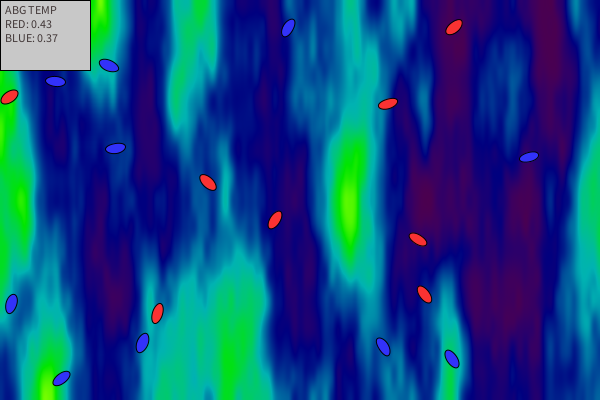
Frame 1 (no input)
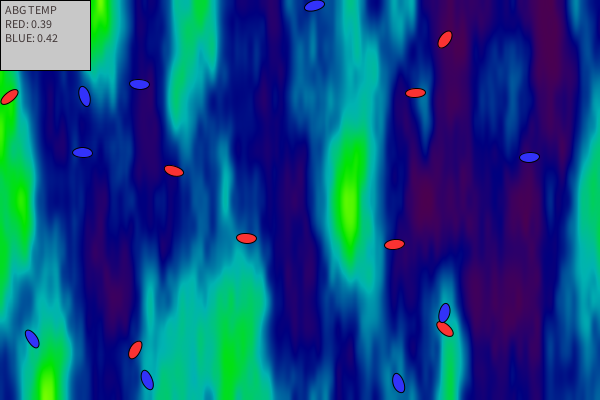
Frame 60 (the mouse pressed at the canvas centre just before this capture)
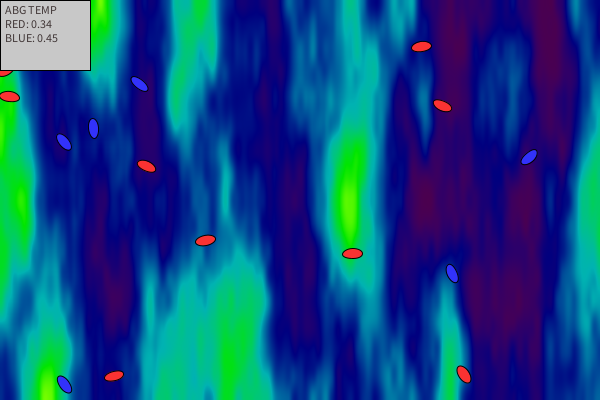
Frame 120 (the mouse held since frame 60 and released just before this capture)

The Processing sketch that drew these frames (run headless with seeded random() and noise(); from frame 60 on, the mouse is pressed at the canvas centre):

// Processing sketch: Feb05_quiz_ortho2_template
// ── Feb05_quiz_ortho2_template.pde
/* 
  Feb 5 Quiz
  
  Main Goal: 
  Create two populations of bots: 
    20 red bots that use orthokinesis and prefer warmer areas
    15 blue bots that use orthokinesis and prefer colder areas
  
  Advanced goal:
  Calculate and display in real-time:
   - the average temperature of the red bots and
   - the average temperature of the blue bots
  Display the values in the upper left corner of the screen
  in a way that makes the numbers easy to read.
  
  Advanced goal:
  Change the behavior so that the bots alternate between
  random wandering for 10 seconds, and then doing orthokinesis
  to hot or cold for 10 seconds.
  
*/

Temperature temperature;
PImage temperature_img;
ArrayList<Bot> bots;
float avgHigh, avgLow;
int dt;
boolean m;


void setup() {
  size(600,400);
  temperature = new Temperature(0, 0, .02, .005);
  temperature_img = temperature.getImage(0, 0, width, height);
  bots = new ArrayList<Bot>(20);
  for (int i = 0; i < 10; i++){
    bots.add(new Bot(0));
    bots.add(new Bot(1));
  }
  dt = 0;
  m = true;
}

void draw() {
  image(temperature_img, 0, 0); 
  avgHigh = avgLow = 0;
      if (dt-1000 > 0){
        dt-=1000;
        m = !m;
      }
      else {
        dt++;
      }
  for (Bot b : bots){
    b.display();
    b.update(m);
    wrap_edges(b);
    if (b.type == 1)
      avgHigh += temperature.getVal(b.x,b.y);
    else // b.type = 0
      avgLow += temperature.getVal(b.x,b.y);
  }
  avgHigh /= 10;
  avgLow /= 10;
  info();
}


void wrap_edges(Bot b) {
  if(b.x < -b.major) b.x = width + b.major;
  if(b.x > width + b.major) b.x = -b.major;
  if(b.y < -b.major) b.y = height + b.major;
  if(b.y > height + b.major) b.y = -b.major;
}

void info(){
  fill(200,200,200);
  rect(0, 0, 90, 70);
  String s = "ABG TEMP\n";
  fill(250,50,50);
  String r1 = "RED: ";
  String r2 = nf(avgHigh,1,2);
  String r3 = "\n";
  fill(50,50,250);
  String b1 = "BLUE: ";
  String b2 = nf(avgLow,1,2);
  fill(65,55,55);
  text(s+r1+r2+r3+b1+b2, 5, 5, 200, 60);
}

// ── Bot.pde
class Bot {
  float x, y;
  float speed, heading;
  float major, minor;
  color cfill;
  int type;

  Bot(int itype) {
    x = random(width);
    y = random(height);
    heading = random(TWO_PI);
    speed = 1.0;
    major = 20;
    minor = 10;
    cfill = itype == 1? color(50, 50, 250):color(250, 50, 50);
    type = itype;
  }

  void display() {
    pushMatrix();
    translate(x, y);
    rotate(heading);
    fill(cfill);
    ellipse(0, 0, major, minor);
    popMatrix();
  }

  void update(boolean mode) {
    heading += 0.1*randomGaussian();
      if (mode == true){
        if (type == 1){
            speed = temperature.getVal(x,y);
            speed = speed < temperature.tmin+0.15 ? 0.0:2*log(1+speed);
          //speed = temperature.getVal(x,y) < 0.2 ? 0.0:1.0;
        }
        else{  //type == 0
            speed = temperature.getVal(x,y);
            speed = speed > temperature.tmax-0.15 ? 0.0:2*log(1+speed);
          //speed = temperature.getVal(x,y) > 0.6 ? 0.0:1.0;
        }
      }
      else {
        speed = 2*noise(dt);
      }
    x += speed * cos(heading);
    y += speed * sin(heading);
  }
}


// ── Temperature.pde
class Temperature {
  // 2D Perlin noise
  float xoff, yoff;
  float xscale, yscale;
  float tmin, tmax;

  Temperature(float _xoff, float _yoff, float _xscale, float _yscale) {
    xoff = _xoff;
    yoff = _yoff;
    xscale = _xscale;
    yscale = _yscale;
    tmin = 1.0;
    tmax = 0.0;
  }

  float getVal(float _x, float _y) {
    return noise(xoff + xscale * _x, yoff + yscale * _y);
  }

  PImage getImage(int _left, int _upper, int _width, int _height) {
    pushStyle();
    colorMode(HSB, 360, 1, 1);
    PImage img = createImage(width, height, RGB);
    for (int i = 0; i < width; i++) {
      for (int j = 0; j < height; j++) {
        float data = getVal(_left + i, _upper + j);
        if (data < tmin) tmin = data;
        if (data > tmax) tmax = data;
        float hue = constrain(330 - 300*data, 0, 360);
        float bright = constrain(0.2 + data, 0, 1);
        color c = color(hue, 1.0, bright);
        img.set(i, j, c);
      }
    }
    popStyle();
    return img;
  }
}
